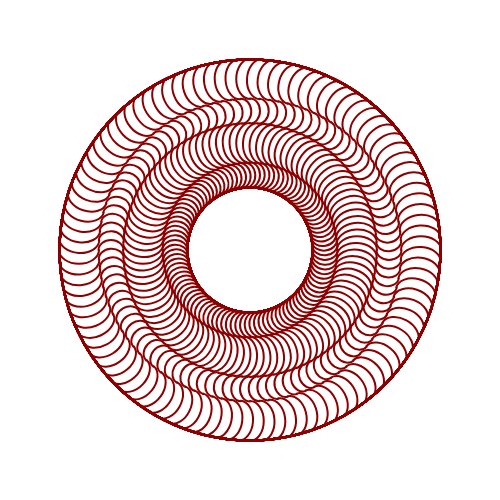
Frame 1 (no input)
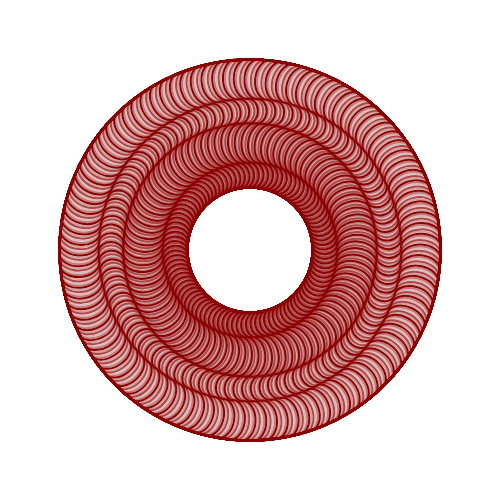
Frame 60 (no input)
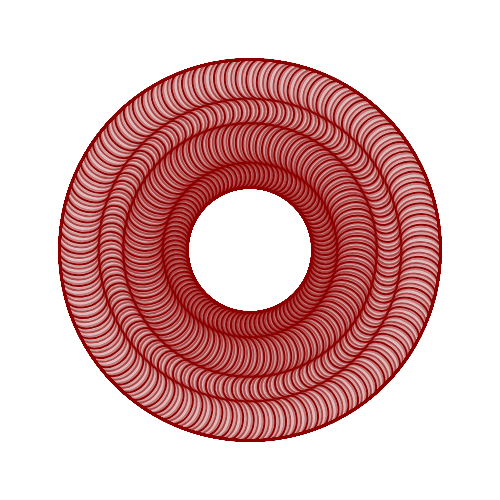
Frame 120 (the mouse pressed at the canvas centre since frame 60)

The p5.js sketch that drew these frames (run headless with seeded random() and noise() and a simulated clock; from frame 60 on, the mouse is pressed at the canvas centre):

// p5.js sketch
// ── sketch.js
let circRotateClock = 0;

function setup() {
  createCanvas(500, 500);
  background(color(255));
  angleMode(DEGREES);
}

function draw() {
  background(255, 70);
  translate(width / 2, height / 2);
  rotate(circRotateClock*1.45);
  circRotateClock++;
  noFill();
  stroke(139, 0, 0);
  strokeWeight(2);
  
  for (let i = 0; i < 100; i++) {
    console.log(i);

    rotate(3.6);
    arc(75, 0, 25, 20, 0, 180);
    arc(75 + 32, 0, 40, 27.5, 180, 0);
    arc(75 + 32 * 2, 0, 25, 20, 0, 180);
    arc(75 + 32 * 3, 0, 40, 27.5, 180, 0);
    ellipse(0,0,381,381);
    ellipse(0,0,125,125);
  }
}
